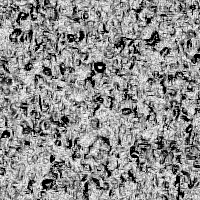
#> input picture src/patterns/pattern_0.png, 200 x 200 px; its folder holds 4 pictures in this run
$ python fill_bin.py
#> lines starting #> are read from the running program, lines starting #| are printed output that depends on the picture
"""Fill Bin.

Fills the waste bin with trash. This script takes the bin generated by
bin_generator.py and adds blobs from shape_generator.py sequentially into the
bin, creating image sequences along with their annotations.

Author:
    Yvan Satyawan <y_satyawan@hotmail.com>

Created on:
    March 30, 2020
"""
from PIL import Image, ImageDraw
from os.path import join
import numpy as np
from math import ceil, floor
from random import randint, uniform, choice

from .shape_generator import generate_random_shape


class BinSequence:
    def __init__(self, h=800, w=1024):
        """Class that can generate sequences of h, w bin images.

        :param h: Height of image.
        :param w: Width of image
        :type h: int
        :type w: int

        :Example:
        >>> b = BinSequence()
        >>> b.generate_sequence(20)
        """
        self.h = h
        self.w = w
        self.class_colors = ['#d60000', '#8c3bff', '#018700', '#00acc6',
                             '#97ff00', '#ff7ed1', '#6b004f', '#ffa52f',
                             '#573b00', '#005659', '#0000dd', '#00fdcf',
                             '#a17569', '#bcb6ff', '#95b577', '#bf03b8',
                             '#645474', '#790000', '#0774d8', '#fdf490']

        self.patterns = self._generate_patterns()
        self.bin_bg = None
        self.bin_mask = None
        self.inside_pos = None
        self.inside_dim = None
        self._randomize_bin()

    def _generate_patterns(self):
        """Generates patterns blended with the colors representing each class.

        :returns: A list of tiled versions of each pattern as large as the
            main image size.
        :rtype: list
        """
        patterns = []
        reps = [ceil(self.h / 200), ceil(self.w / 200)]
        for i, color in enumerate(self.class_colors):
            img = Image.open(join('patterns', f'pattern_{i}.png'))
#> img is the input picture: PIL image 200x200 L; min 0, max 254, mean 143.3

            # Tile the image and crop it to the main size
            img_array = np.array(img)
            tiled = np.tile(img_array, reps)
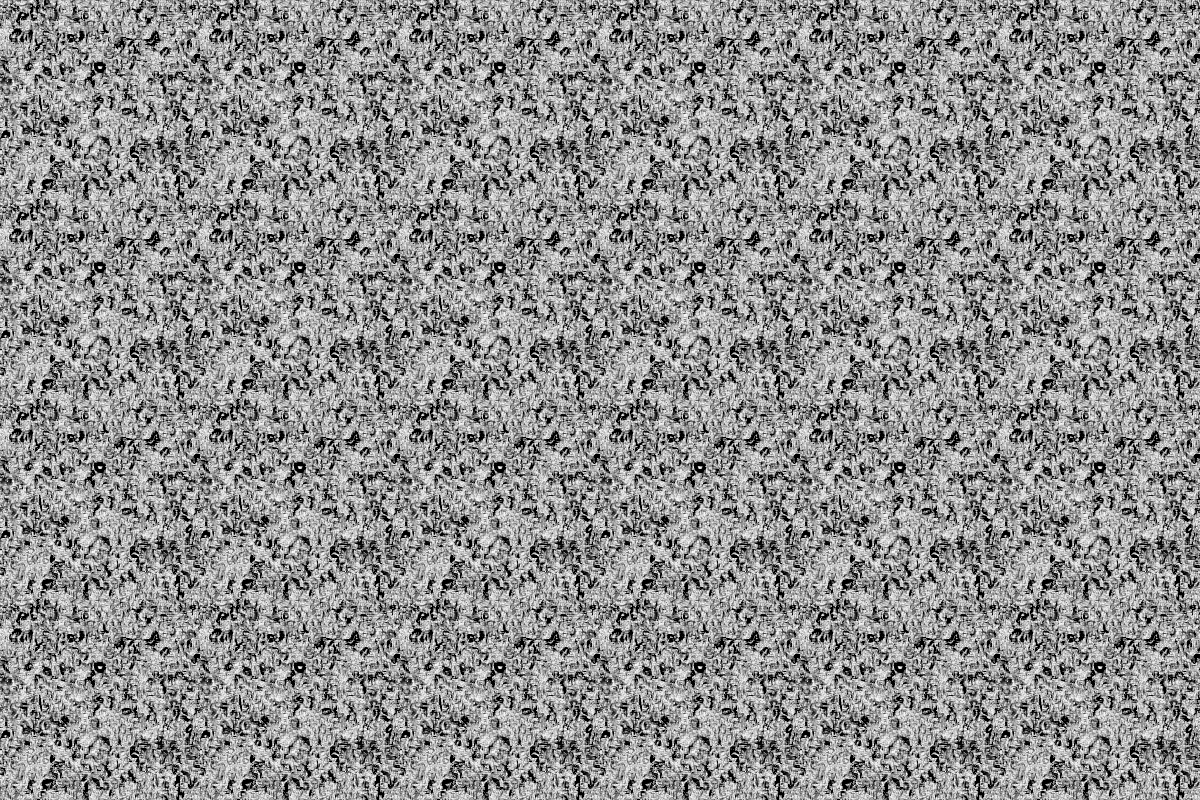
#> tiled: shape (800, 1200); min 0, max 254, mean 143.3
            img_tiled = Image.fromarray(tiled).crop((0, 0, self.w, self.h))
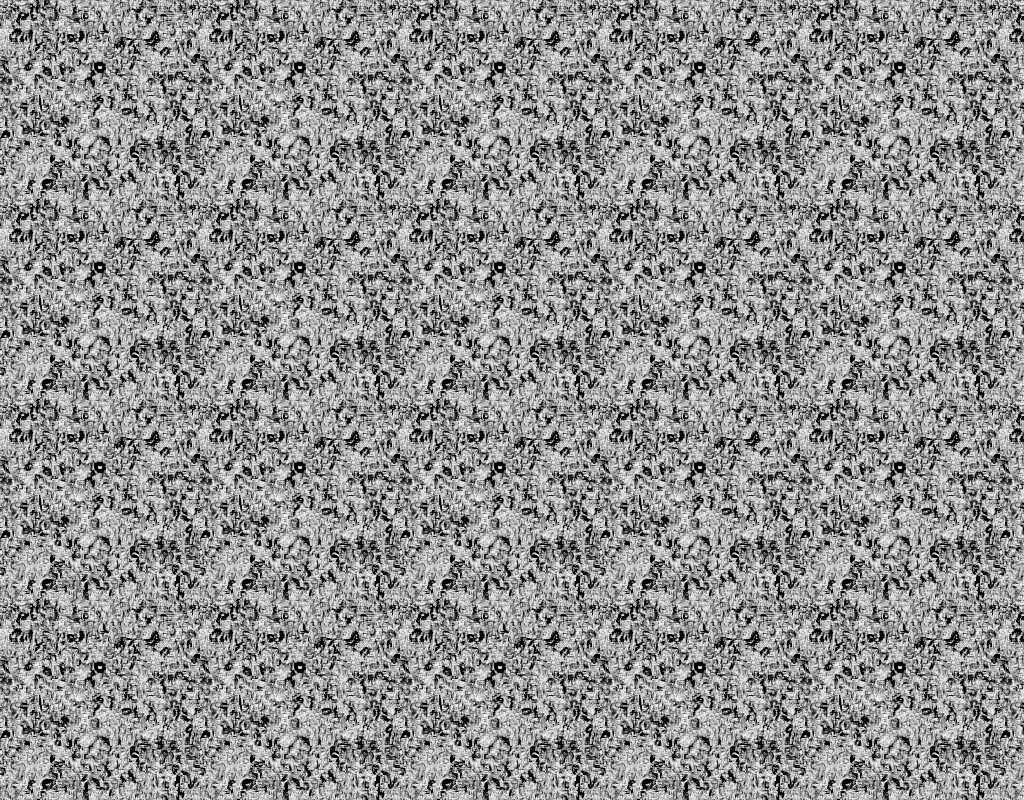
#> img_tiled: PIL image 1024x800 L; min 0, max 254, mean 143.4
            img_tiled = img_tiled.convert('RGB')
#> img_tiled: PIL image 1024x800 RGB

            color_layer = Image.new('RGB', (self.w, self.h), color=color)
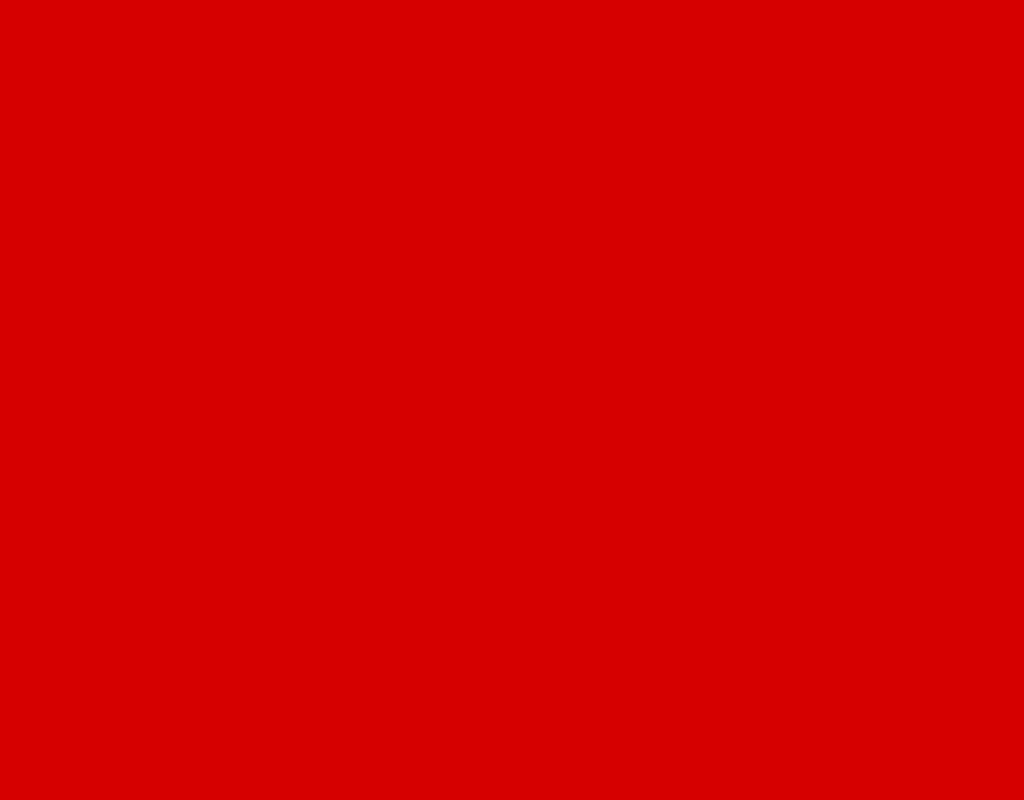
#> color_layer: PIL image 1024x800 RGB; mean R, G, B 214, 0, 0
            pattern = Image.blend(img_tiled, color_layer, .5)
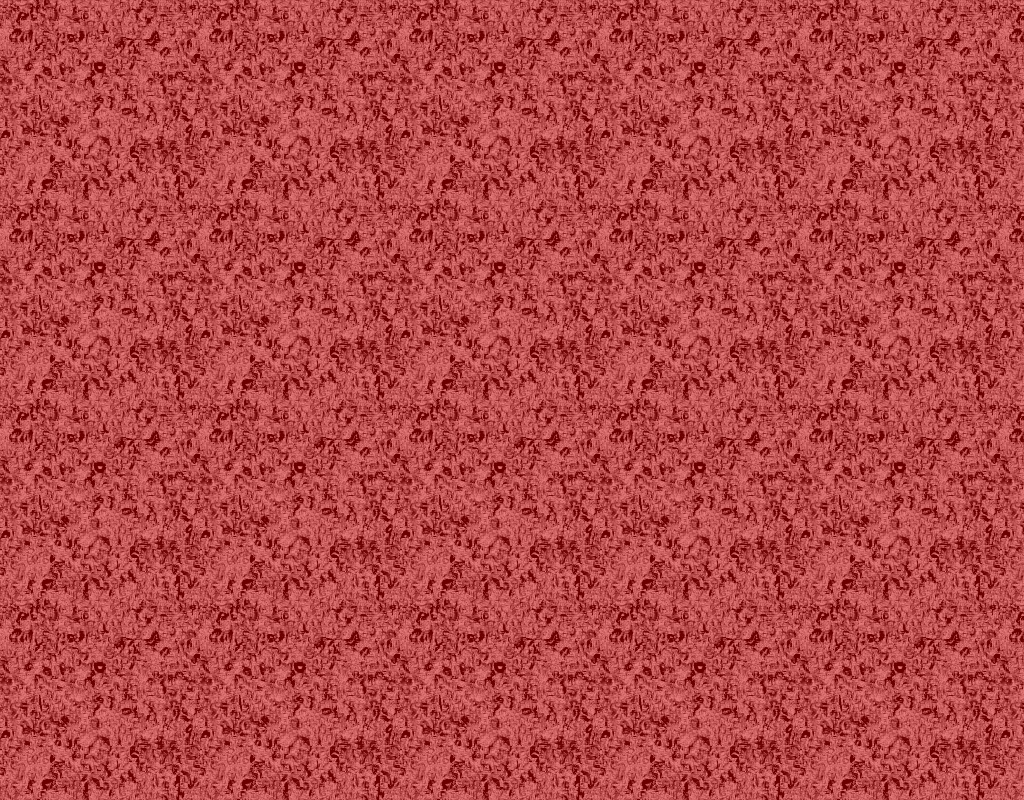
#> pattern: PIL image 1024x800 RGB; mean R, G, B 178.5, 71.5, 71.5
            patterns.append(pattern.convert('RGBA'))
#> pass 2 of the loop in _generate_patterns, `for i, color in enumerate(self.class_colors):`:
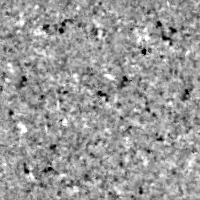
#> input picture src/patterns/pattern_1.png, 200 x 200 px
#> in _generate_patterns, img is the input picture: PIL image 200x200 L; min 0, max 255, mean 153.7
#> in _generate_patterns, `color_layer = Image.new('RGB', (self.w, self.h), color=color)`:
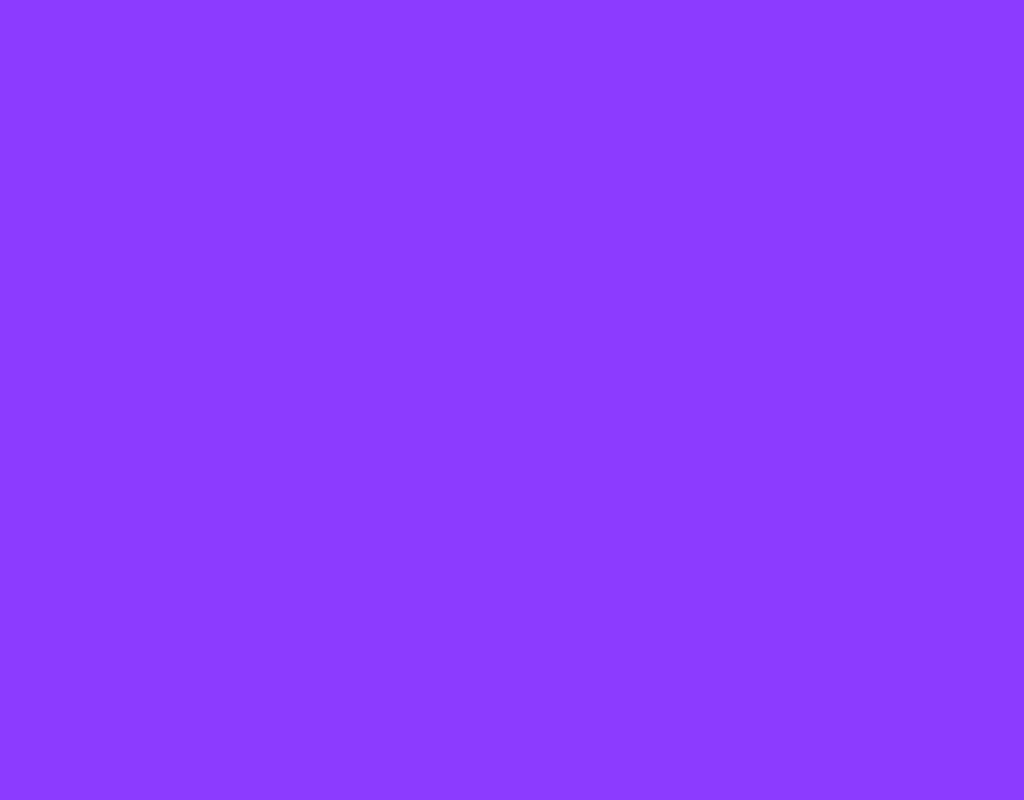
#> color_layer: PIL image 1024x800 RGB; mean R, G, B 140, 59, 255
#> in _generate_patterns, `pattern = Image.blend(img_tiled, color_layer, .5)`:
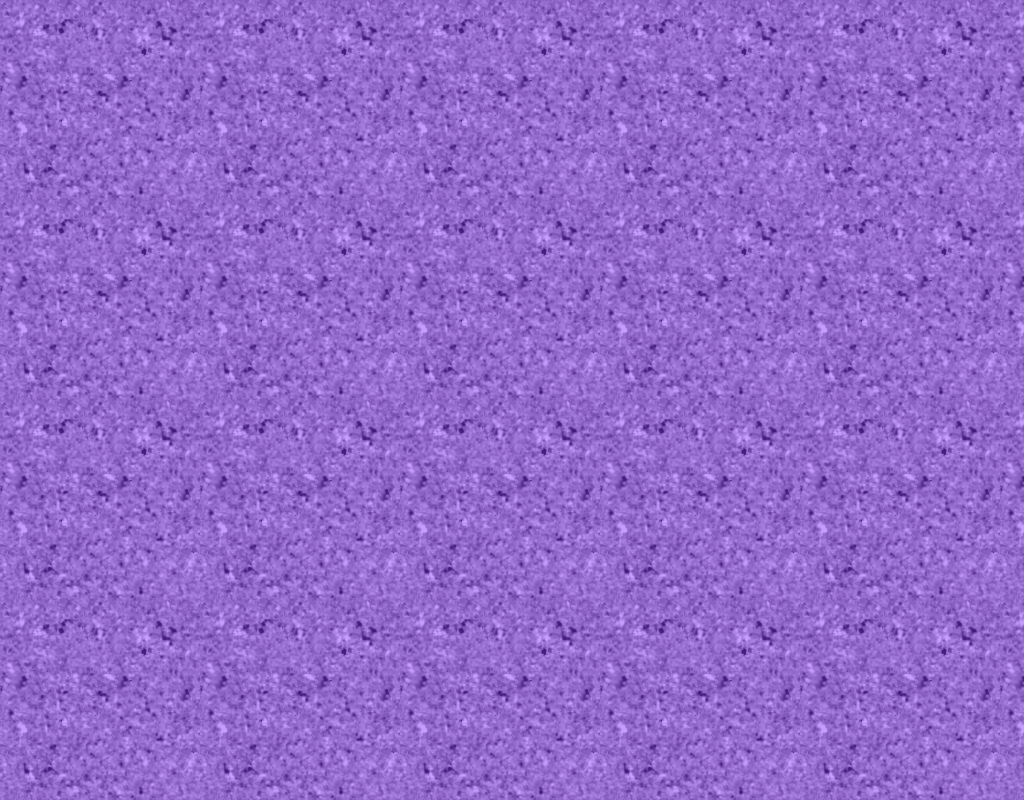
#> pattern: PIL image 1024x800 RGB; mean R, G, B 146.7, 106.1, 204.1
        return patterns

    # [135 lines left out: functions _randomize_bin, _choose_colors, _generate_bin, generate_sequence, not called in this run]


if __name__ == '__main__':
#> (the run stopped early here; a loop or call above may not have finished)
